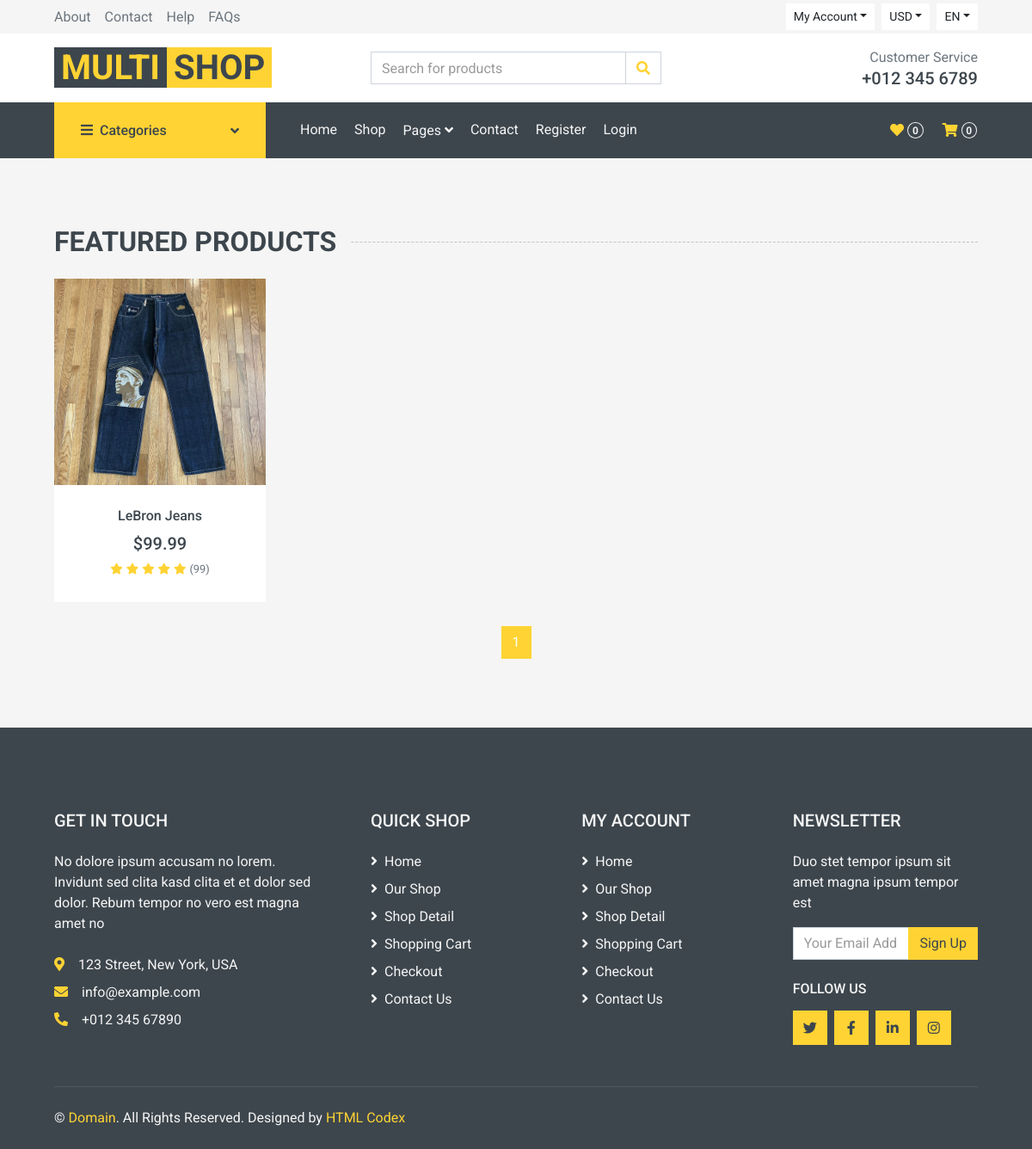
Screenshot of /category/Clothes/ with the database file from the repository.
### main/models.py (models this page shows, shortened)
class Product(models.Model):
    category = models.ForeignKey(Category, on_delete=models.CASCADE, related_name='product_category')
    name = models.CharField(max_length=300)
    description = models.CharField(max_length=1000, default="", blank=True, null=True)
    image = models.ImageField(upload_to="images/products/")
    price = models.DecimalField(default=0, decimal_places=2, max_digits=6)
    is_sale = models.BooleanField(default=False)
    sale_price = models.DecimalField(default=0, decimal_places=2, max_digits=6)

### main/views.py (the view)
# urls.py: path('category/<str:name>/', views.category_page, name="category_page"),
def category_page(request, name):
    category = Category.objects.get(name=name.capitalize())
    products = Product.objects.filter(category=category.id)
    paginator = Paginator(products, 1)
    page_number = request.GET.get('page')
    products = paginator.get_page(page_number)
    next_page = products.paginator.num_pages
    page_list = []
    for page_num in range(next_page):
        page_num += 1
        page_list.append(page_num)
    return render(request, 'main/category_page.html', {'category': category, 'products': products, 'page_list': page_list, 'MEDIA_URL': settings.MEDIA_URL})

### main/templates/main/category_page.html (shortened to what this page needs)
{% extends 'main/base.html' %}
{% block body %}
    <div class="container-fluid pt-5 pb-3">
        <h2 class="section-title position-relative text-uppercase mx-xl-5 mb-4"><span class="bg-secondary pr-3">Featured Products</span></h2>
        <div class="row px-xl-5">
            {% for product in products %}
            <div class="col-lg-3 col-md-4 col-sm-6 pb-1">
                <div class="product-item bg-light mb-4">
                    <div class="product-img position-relative overflow-hidden">
                        <img class="img-fluid w-100" style="max-width: 50rem;max-height: 15rem;" src="{{ product.image.url }}" alt="">
                        <div class="product-action">
                        </div>
                    </div>
                    <div class="text-center py-4">
                        <a class="h6 text-decoration-none text-truncate" href="">{{ product.name }}</a>
                        <div class="d-flex align-items-center justify-content-center mt-2">
                            {% if product.is_sale %}
                                <h5>${{ product.sale_price }}</h5><h6 class="text-muted ml-2"><del>${{ product.price }}</del></h6>
                            {% else %}
                                <h5>${{ product.price }}</h5>
                            {% endif %}
                        </div>
                        <div class="d-flex align-items-center justify-content-center mb-1">
                            <small class="fa fa-star text-primary mr-1"></small>
                            <small class="fa fa-star text-primary mr-1"></small>
                            <small class="fa fa-star text-primary mr-1"></small>
                            <small class="fa fa-star text-primary mr-1"></small>
                            <small class="fa fa-star text-primary mr-1"></small>
                            <small>(99)</small>
                        </div>
                    </div>
                </div>
            </div>
            {% endfor %}
            <div class="col-12">
                <nav>
                  <ul class="pagination justify-content-center">
                    {% for page_num in page_list %}
                    {% if products.number != page_num %}
                    <li class="page-item"><a class="page-link" href="?page={{page_num}}">{{page_num}}</a></li>
                    {% else %}
                    <li class="page-item active"><a class="page-link" href="?page={{page_num}}">{{page_num}}</a></li>
                    {% endif %}
                    {% endfor %}
                  </ul>
                </nav>
            </div>
        </div>
    </div>
{% endblock %}

### rows the page displays
Product: image (picture), name "LeBron Jeans", price "99.99"

### other values shown
{{ page_num }} "1"
